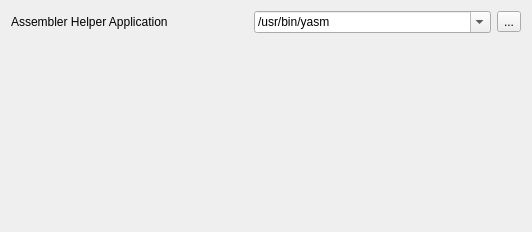
<?xml version="1.0" encoding="UTF-8"?>
<ui version="4.0">
 <class>Assembler::OptionsPage</class>
 <widget class="QWidget" name="OptionsPage">
  <property name="geometry">
   <rect>
    <x>0</x>
    <y>0</y>
    <width>532</width>
    <height>232</height>
   </rect>
  </property>
  <property name="windowTitle">
   <string>Assembly Plugin</string>
  </property>
  <layout class="QVBoxLayout" name="verticalLayout">
   <item>
    <layout class="QHBoxLayout" name="horizontalLayout">
     <item>
      <widget class="QLabel" name="label">
       <property name="text">
        <string>Assembler Helper Application</string>
       </property>
      </widget>
     </item>
     <item>
      <widget class="QComboBox" name="assemblerPath">
       <property name="editable">
        <bool>true</bool>
       </property>
       <item>
        <property name="text">
         <string>/usr/bin/yasm</string>
        </property>
       </item>
       <item>
        <property name="text">
         <string>/usr/bin/nasm</string>
        </property>
       </item>
      </widget>
     </item>
     <item>
      <widget class="QToolButton" name="toolButton">
       <property name="text">
        <string>...</string>
       </property>
      </widget>
     </item>
    </layout>
   </item>
   <item>
    <spacer name="verticalSpacer">
     <property name="orientation">
      <enum>Qt::Vertical</enum>
     </property>
     <property name="sizeHint" stdset="0">
      <size>
       <width>20</width>
       <height>191</height>
      </size>
     </property>
    </spacer>
   </item>
  </layout>
 </widget>
 <resources/>
 <connections/>
</ui>
